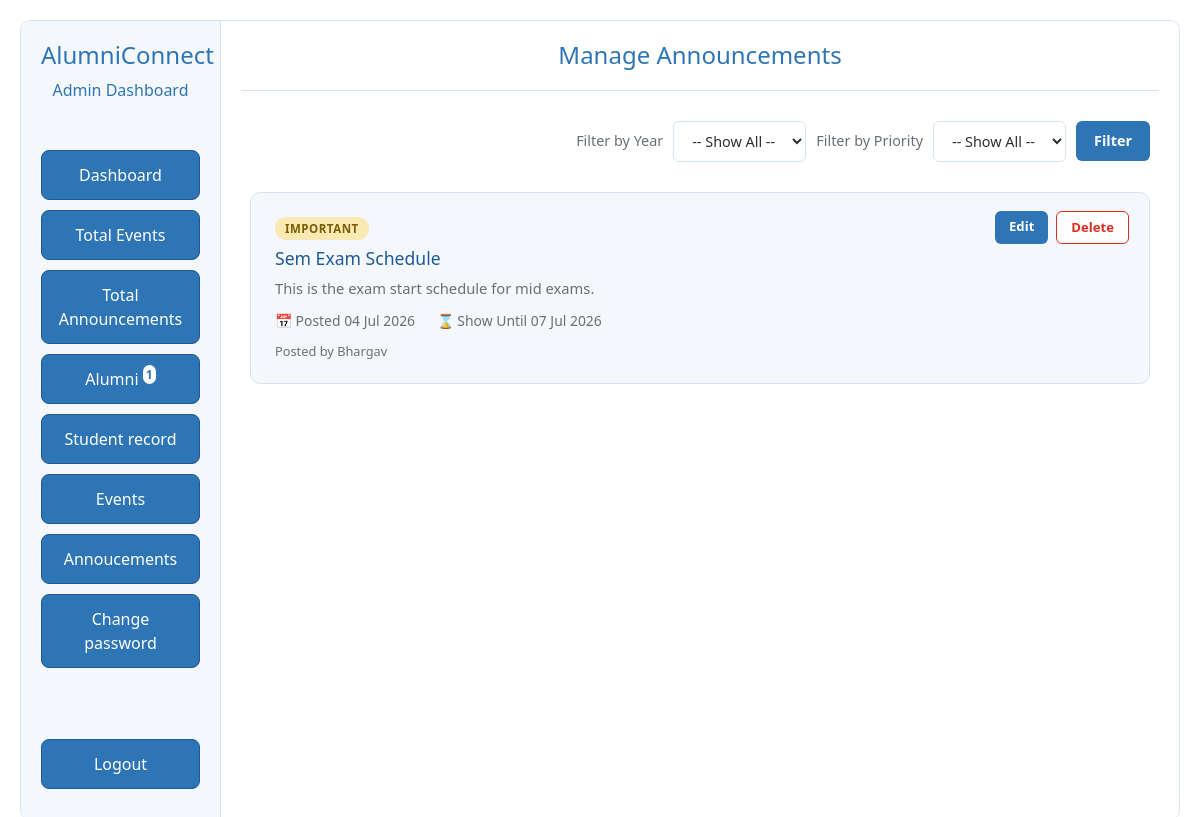
/admin/manage_announcements.php, run on the app's committed database.
### tables this page shows
CREATE TABLE `announcement_master` (
  `anno_id` int(11) NOT NULL,
  `anno_title` varchar(255) NOT NULL,
  `anno_desc` varchar(255) NOT NULL,
  `anno_type` enum('Normal','Important','Urgent','') NOT NULL DEFAULT 'Normal',
  `anno_show_until` date NOT NULL,
  `anno_additional_links` varchar(255) DEFAULT NULL,
  `created_by` int(11) NOT NULL,
  `created_at` timestamp NOT NULL DEFAULT current_timestamp(),
  `updated_at` timestamp NOT NULL DEFAULT current_timestamp() ON UPDATE current_timestamp()
);

CREATE TABLE `adminmaster` (
  `admin_id` int(11) NOT NULL,
  `admin_name` varchar(255) NOT NULL,
  `admin_email` varchar(255) NOT NULL,
  `password` varchar(255) NOT NULL,
  `created_At` datetime NOT NULL DEFAULT current_timestamp(),
  `update_at` timestamp NOT NULL DEFAULT current_timestamp() ON UPDATE current_timestamp()
);

### admin/manage_announcements.php (the view, shortened to what this page needs)
<?php
include '../utills/db_conn.php';
include("./admin_favicon.php");
$selected_year = $_GET['fyear'] ?? 'all';
$announcement_priority = $_GET["priority"] ?? 'all';
if ($selected_year !== 'all' && !empty($selected_year) && $announcement_priority !== 'all' && !empty($announcement_priority)) {
    $anno_query = "SELECT a.*, ad.admin_name FROM announcement_master a
                    LEFT JOIN adminmaster ad ON a.created_by = ad.admin_id
                    WHERE YEAR(a.created_at) = ? AND a.anno_type = ?
                    ORDER BY a.created_at DESC";
    $anno_stmt = $conn->prepare($anno_query);
    $anno_stmt->bind_param("is", $selected_year, $announcement_priority);
    $anno_stmt->execute();
    $anno_res = $anno_stmt->get_result();
} else {
    $anno_query = "SELECT a.*, ad.admin_name FROM announcement_master a
                    LEFT JOIN adminmaster ad ON a.created_by = ad.admin_id
                    ORDER BY a.created_at DESC";
    $anno_res = $conn->query($anno_query);
}
?>
<!DOCTYPE html>
<html lang="en">
<head>
</head>
<body>
    <div class="admin-wrapper">
        <?php include "./sidebar.php" ?>
        <div class="admin-main">
            <h1 class="admin-title">Manage Announcements</h1>
            <div class="filter-bar">
                <form method="GET" action="" style="display: flex; gap: 10px; align-items: center;">
                    <label for="fyear">Filter by Year</label>
                    <select id="fyear" name="fyear">
                        <option value="all" <?= $selected_year === 'all' ? 'selected' : '' ?>>-- Show All --</option>
                    </select>
                    <label for="fyear">Filter by Priority</label>
                    <select id="priority" name="priority">
                        <option value="all" <?= $selected_year === 'all' ? 'selected' : '' ?>>-- Show All --</option>
                    </select>
                    <button type="submit">Filter</button>
                </form>
            </div>
            <div class="anno-list">
                <?php if ($anno_res && $anno_res->num_rows > 0): ?>
                    <?php while ($anno = $anno_res->fetch_assoc()): ?>
                        <div class="anno-card">
                            <div class="card-actions">
                                <a href="./create_announcement.php?edit=<?= htmlspecialchars($anno['anno_id']) ?>&current_page=<?= htmlspecialchars("edit") ?>" class="edit-btn">Edit</a>
                                <a href="./manage_announcements.php?delete_id=<?= htmlspecialchars($anno['anno_id']) ?>"
                                    class="delete-btn"
                                    onclick="return confirm('Are you sure you want to delete this announcement?');">Delete</a>
                            </div>
                            <span class="badge-light <?= htmlspecialchars(strtolower($anno['anno_type'])) ?>"><?= htmlspecialchars($anno['anno_type']) ?></span>
                            <h3><?= htmlspecialchars($anno['anno_title']) ?></h3>
                            <?php if (!empty($anno['anno_desc'])): ?>
                                <p class="desc"><?= htmlspecialchars($anno['anno_desc']) ?></p>
                            <?php endif; ?>
                            <div class="meta">
                                <span>&#128197; Posted <?= date('d M Y', strtotime($anno['created_at'])) ?></span>
                                <?php if (!empty($anno['anno_show_until'])): ?>
                                    <span>&#8987; Show Until <?= date('d M Y', strtotime($anno['anno_show_until'])) ?></span>
                                <?php endif; ?>
                            </div>
                            <div class="posted-by">Posted by <?= htmlspecialchars($anno['admin_name'] ?? 'Unknown') ?></div>
                        </div>
                    <?php endwhile; ?>
                <?php else: ?>
                    <div class="empty-state">No announcements found.</div>
                <?php endif; ?>
            </div>
        </div>
    </div>
</body>
</html>

### admin/manage_announcements.php (style rules this page uses)
body { margin: 0; padding: 0; font-family: 'Inter', sans-serif; background-color: #ffffff; color: #2b2f31; }
.admin-wrapper { display: flex; min-height: 100vh; border: 1px solid #d6e2ef; border-radius: 10px; margin: 20px; overflow: hidden; }
.admin-main { flex-grow: 1; padding: 20px; box-sizing: border-box; background-color: #ffffff; overflow-y: auto; }
.admin-title { text-align: center; font-size: 24px; margin-bottom: 30px; border-bottom: 1px solid #d6e2ef; padding-bottom: 20px; color: #2E75B6; }
.filter-bar { max-width: 900px; margin: 0 auto 30px; display: flex; justify-content: flex-end; align-items: center; gap: 10px; flex-wrap: wrap; }
.filter-bar label { font-size: 0.9rem; color: #667079; }
.filter-bar select { padding: 9px 14px; border: 1px solid #d6e2ef; border-radius: 6px; background: #ffffff; color: #2b2f31; font-size: 0.9rem; font-family: inherit; }
.filter-bar button[type="submit"] { padding: 9px 18px; border: none; border-radius: 6px; background: #2E75B6; color: #fff; font-size: 0.9rem; font-weight: 600; cursor: pointer; transition: background 0.15s ease; }
.anno-list { max-width: 900px; margin: 0 auto; }
.anno-card { position: relative; background: #f4f8fc; border: 1px solid #d6e2ef; border-radius: 10px; padding: 22px 24px; margin-bottom: 18px; }
.anno-card .card-actions { position: absolute; top: 18px; right: 20px; display: flex; gap: 8px; }
.anno-card .card-actions a { display: inline-block; font-size: 0.82rem; font-weight: 600; padding: 6px 14px; border-radius: 6px; text-decoration: none; transition: background 0.15s ease, color 0.15s ease; }
.anno-card .card-actions .edit-btn { background: #2E75B6; color: #ffffff; }
.anno-card .card-actions .delete-btn { background: #ffffff; color: #d92d20; border: 1px solid #d92d20; }
.badge-light { display: inline-block; font-size: 0.72rem; font-weight: 700; text-transform: uppercase; letter-spacing: 0.5px; padding: 3px 10px; border-radius: 20px; margin-bottom: 8px; }
.badge-light.important { background: #fbe9b4; color: #7a5d00; }
.anno-card h3 { font-size: 1.1rem; color: #1F5A94; margin: 0 0 8px; padding-right: 160px; }
.anno-card p.desc { color: #667079; font-size: 0.92rem; margin-bottom: 12px; }
.anno-card .meta { font-size: 0.87rem; color: #667079; }
.anno-card .meta span { margin-right: 18px; }
.anno-card .posted-by { font-size: 0.8rem; color: #667079; margin-top: 10px; }

### data on the page
announcement_master: anno_type "IMPORTANT", anno_title "Sem Exam Schedule", anno_desc "This is the exam start schedule for mid exams.", created_at "04 Jul 2026", anno_show_until "07 Jul 2026", created_by.admin_name "Bhargav"

### other printed values
$final_analystics['total_alumni'] "1"
